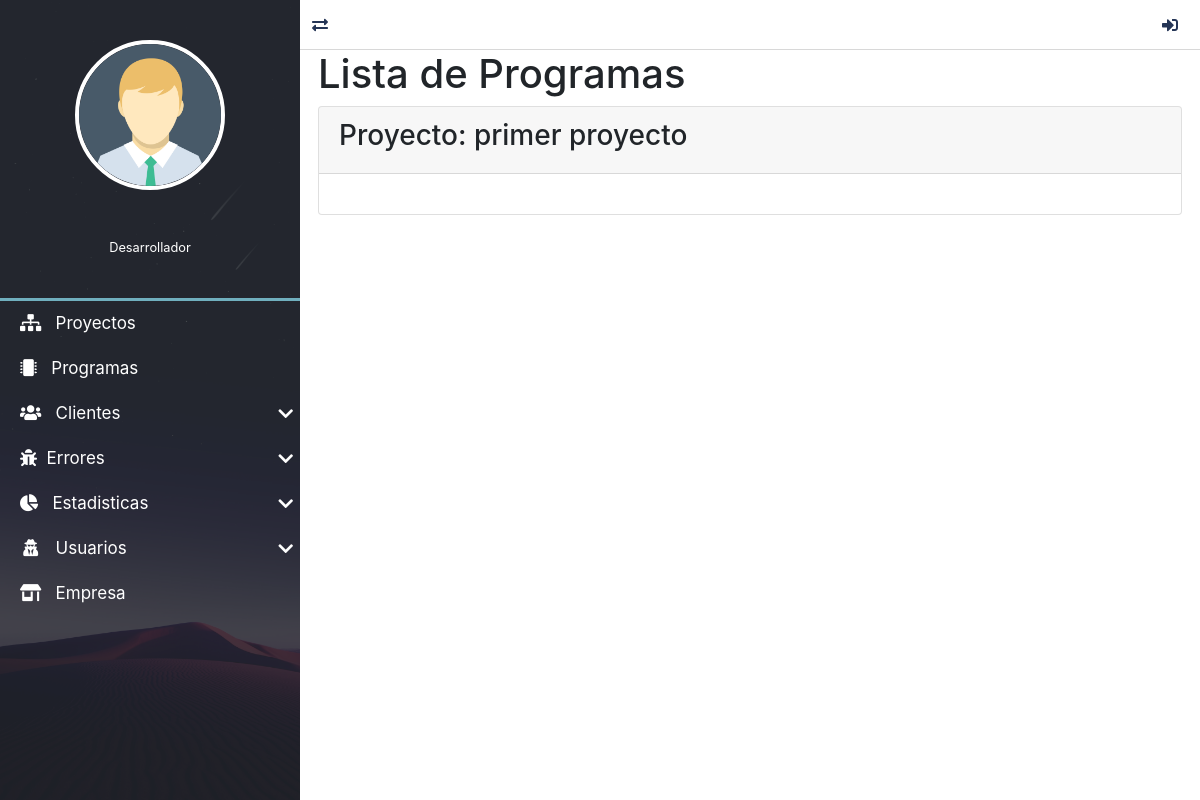
Page /programas/lista/5/1/ on the earlier database version.
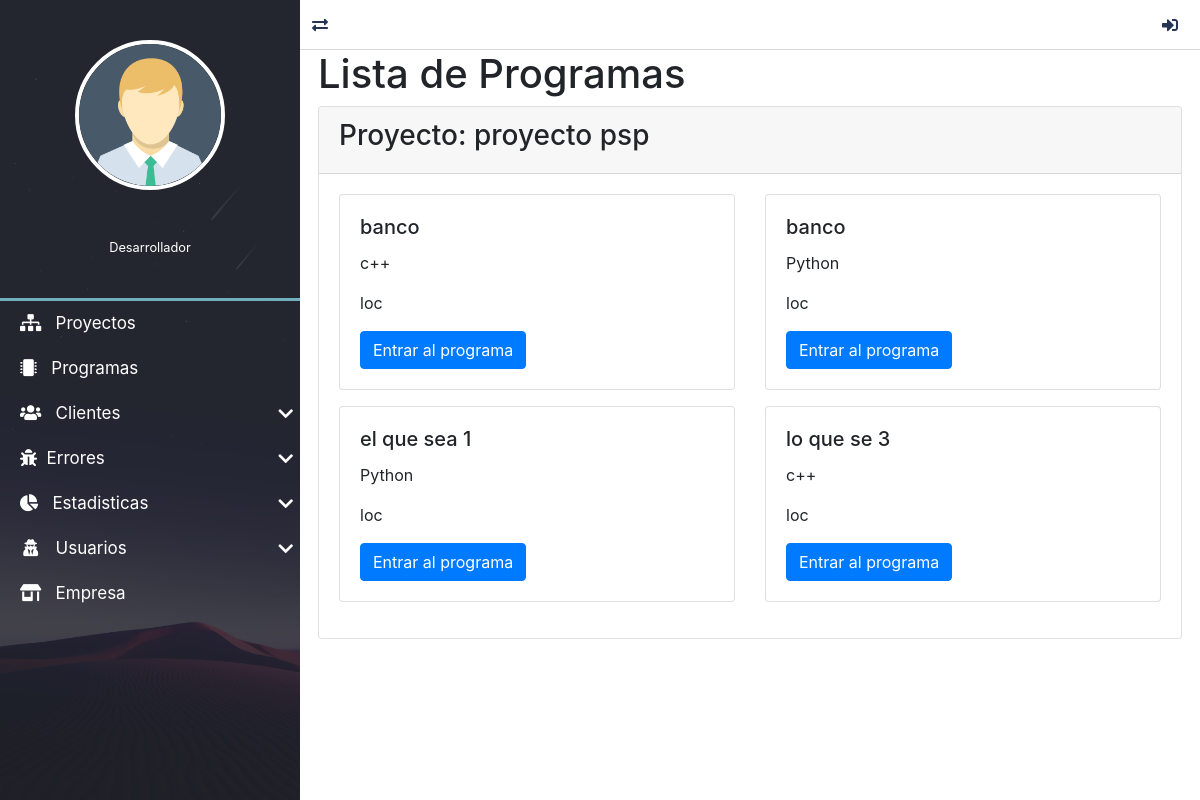
Same page on the later database version.
### proyectos/models.py (models this page shows)
class Proyecto(models.Model):
    nombre=models.CharField(max_length=50, verbose_name="Nombre")
    id_proceso = models.ForeignKey("mainApp.Proceso", verbose_name="Proceso", on_delete=models.CASCADE)
    descripcion=models.TextField(verbose_name="Descripcion")
    fechaInicio=models.DateTimeField(auto_now_add=True, verbose_name="fechaCreacion")
    ultimaActualizacion=models.DateTimeField(auto_now=True, verbose_name="Actualizado")
    class Meta:
        verbose_name ="Proyecto"
        verbose_name_plural ="Proyectos"
    def __str__(self):
        return self.nombre

### programas/models.py (models this page shows, shortened)
class Programa(models.Model):
    id_usuario = models.ForeignKey(settings.AUTH_USER_MODEL, verbose_name="usuario", on_delete=models.CASCADE)
    id_proyecto = models.ForeignKey("proyectos.Proyecto", verbose_name="proyecto", on_delete=models.CASCADE)
    nombre = models.CharField(verbose_name="Nombre", max_length=200)
    descripcion = models.TextField(verbose_name="Descripción")
    id_lenguaje = models.ForeignKey("mainApp.Lenguaje", verbose_name="lenguaje", on_delete=models.CASCADE)
    id_medida = models.ForeignKey("mainApp.Medida", verbose_name="medida", on_delete=models.CASCADE)
    fecha_creacion = models.DateTimeField(auto_now_add=True, verbose_name="Fecha de creación")
    fecha_actualizacion = models.DateTimeField(auto_now=True, verbose_name="Fecha de edición")
    fecha_finalizacion = models.DateTimeField(verbose_name="Fecha de finalización", null=True, blank=True)
    class Meta:
        verbose_name = "Programa"
        verbose_name_plural = "Programas"
        ordering = ['nombre', 'fecha_creacion']

### mainApp/models.py (models this page shows)
class Lenguaje(models.Model):
    nombre = models.CharField(verbose_name="Nombre", max_length=200)
    class Meta:
        verbose_name = "Lenguaje"
        verbose_name_plural = "Lenguajes"
        ordering = ['nombre']
    def __str__(self):
        return self.nombre

class Medida(models.Model):
    acronimo = models.CharField(verbose_name="Acronimo", max_length=20)
    nombre = models.CharField(verbose_name="Nombre", max_length=200)
    descripcion = models.TextField()
    class Meta:
        verbose_name = "Medida"
        verbose_name_plural = "Medidas"
        ordering = ['nombre']
    def __str__(self):
        return self.nombre

### programas/views.py (the view)
# urls.py: path('lista/<int:id_u>/<int:id_p>/', ProgramaListView.as_view(), name='lista_programas_usuario'),
class ProgramaListView(ListView):
    model = Programa
    def get_context_data(self, **kwargs):
        context = super(ProgramaListView, self).get_context_data(**kwargs)
        context["programas"] = Programa.objects.filter(id_usuario=self.kwargs.get('id_u'), id_proyecto=self.kwargs.get('id_p'))
        context["id_p"] = Proyecto.objects.get(id=self.kwargs.get('id_p'))
        context["id_u"] = User.objects.get(id=self.kwargs.get('id_u'))
        return context

### mainApp/context_processors.py (called while the page is built)
def get_programasDeUsuario(request):
    programas= Programa.objects.all()
    return {'lista_programas':programas}

def get_lenguajes(request):
    lenguajes = Lenguaje.objects.all()
    return {'lista_lenguajes':lenguajes}

def get_medidas(request):
    medidas = Medida.objects.all()
    return {'lista_medidas':medidas}

def get_fases(request):
    fases = Fase.objects.all()
    return {'lista_fases':fases}

### proyectos/context_processors.py (called while the page is built)
def get_proyecto(request):
    proyecto= Proyecto.objects.values_list('id','nombre','id_proceso' ,'descripcion', 'fechaInicio')
    return {
        'proyectos':proyecto
    }

### programas/templates/programas/programa_list.html (shortened to what this page needs)
{% extends 'layouts/layout.html' %}
{% block content %}
    <h1>Lista de Programas</h1>
    <div class="card mb-3">
        <div class="card-header">
            <h3>Proyecto: {{id_p}}</h3>
        </div>
        <div class="card-body">
            <div class="row">
                {% for programa in programas %}
                <div class="col-sm-6 mb-3">
                    <div class="card">
                        <div class="card-body">
                            <h5 class="card-title">{{programa.nombre}}</h5>
                            <p class="card-text">{{programa.id_lenguaje}}</p>
                            <p class="card-text">{{programa.id_medida}}</p>
                            <a href="{% url 'detalles_programa' programa.id programa.nombre|slugify %}" class="btn btn-primary">Entrar al programa</a>
                        </div>
                    </div>
                </div>
                {% endfor %}
            </div>
        </div>
    </div>
{% endblock content %}

### mainApp/templates/layouts/layout.html (shortened to what this page needs)
{% load static %}
<!DOCTYPE html>
<html lang="es">
<head>
	<link rel="stylesheet" href="{% static 'dashboar/css/normalize.css' %}">
	<link rel="stylesheet" href="{% static 'dashboar/css/style.css' %}">
	<link rel="stylesheet" href="{% static 'dashboar/css/all.css' %}">
	<link rel="stylesheet" href="{% static 'dashboar/css/sweetalert2.min.css' %}">
	<link rel="stylesheet" href="{% static 'dashboar/css/jquery.mCustomScrollbar.css' %}">
	<link rel="stylesheet" href="https://stackpath.bootstrapcdn.com/bootstrap/4.5.0/css/bootstrap.min.css">
	<link rel="stylesheet" type="text/css" href="{% static 'css/style.css' %}">
</head>
<body>
	<main class="full-box main-container">
		<section class="full-box nav-lateral">
			<div class="full-box nav-lateral-content">
				<figure class="full-box nav-lateral-avatar">
					<img src=" {% static 'dashboar/assets/avatar/Avatar.png' %}" class="img-fluid" alt="Avatar">
					<figcaption class="roboto-medium text-center">
						{{request.user.first_name}} <br>
						{% if request.user.is_staff %}
							<small class="roboto-condensed-light">Administrador</small>
						{% else %}
							<small class="roboto-condensed-light">Desarrollador</small>
						{% endif %}
					</figcaption>
				</figure>
				<div class="full-box nav-lateral-bar"></div>
				<nav class="full-box nav-lateral-menu">
					<ul>
						<li>
							<a href=" {% url 'proyectos' %}"><i class="fas fa-sitemap"></i> &nbsp; Proyectos</a>
						</li>
						<li>
							<a href=" {% url 'programas' %}"><i class="fas fa-microchip"></i> &nbsp; Programas</a>
						</li>
						<li>
							<a href="#" class="nav-btn-submenu"><i class="fas fa-users fa-fw"></i> &nbsp; Clientes <i class="fas fa-chevron-down"></i></a>
						</li>
						<li>
							<a href="#" class="nav-btn-submenu"><i class="fas fa-bug"></i></i> &nbsp;Errores<i class="fas fa-chevron-down"></i></a>
						</li>
						<li>
							<a href="#" class="nav-btn-submenu"><i class="fas fa-chart-pie"></i> &nbsp; Estadisticas <i class="fas fa-chevron-down"></i></a>
						</li>
						<li>
							<a href="#" class="nav-btn-submenu"><i class="fas  fa-user-secret fa-fw"></i> &nbsp; Usuarios <i class="fas fa-chevron-down"></i></a>
						</li>
						<li>
							<a href="company.html"><i class="fas fa-store-alt fa-fw"></i> &nbsp; Empresa</a>
						</li>
					</ul>
				</nav>
			</div>
		</section>
		<section class="full-box page-content">
			<nav class="full-box navbar-info">
				<a href="#" class="float-left show-nav-lateral">
					<i class="fas fa-exchange-alt"></i>
				</a>
				{% if user.email %}
					{% if title != 'Perfil de usuario' %}
						<a href="{% url 'editPerfilUs' %}">
							<i class="fas fa-user-cog"></i>
						</a>
					{% endif %}
					<a href="#" class="btn-exit-system">
						<i class="fas fa-power-off"></i>
					</a>
				{% else %}
					<a href="{% url 'log_in' %}">
						<i class="fas fa-sign-in-alt"></i>
					</a>
				{% endif %}
			</nav>
			 <div class="content-box">
				{% block content %}
				{% endblock content %}
			</div>
		</section>
	</main>
</body>
</html>

### mainApp/static/dashboar/css/style.css (style rules this page uses)
:root { --color-one: #F5F5F5; --color-two: #24292E; --color-three: #70afbe; --form-color: #14111A; --accent-color: #253556; --border-color: #D8D8D8; }
body,html { width: 100vw; height: 100vh; background-color: var(--color-one); color: #333; font-size: 16px; }
.full-box { margin: 0; padding: 0; box-sizing: border-box; width: 100%; }
.main-container { height: 100%; position: absolute; top: 0; left: 0; overflow: hidden; }
.page-content, .nav-lateral { height: 100%; overflow: hidden; }
.page-content { position: relative; padding-left: 300px; transition: all .2s ease-in-out; padding-bottom: 20px; }
.nav-lateral { width: 300px; position: absolute; top: 0; left: 0; z-index: 1; transition: all .2s ease-in-out; background-image: url('../assets/img/nav-font.jpg'); background-position: center center; background-size: cover; }
.nav-lateral-content { max-width: 300px; height: 100%; background-color: rgba(36, 41, 46, .8); }
.nav-lateral-bar { height: 3px; background-color: var(--color-three); }
.nav-lateral-avatar { padding: 40px 0; }
.nav-lateral-avatar img { width: 50%; margin: 0 auto; display: block; border: 4px solid #FFF; border-radius: 100%; }
.nav-lateral-avatar figcaption { margin-top: 20px; color: #FFF; }
.nav-lateral-menu { height: auto; }
.nav-lateral-menu ul { margin: 0; padding: 0; list-style: none; }
.nav-lateral-menu ul li { width: 100%; height: auto; }
.nav-lateral-menu ul li a { display: block; width: 100%; height: 45px; line-height: 45px; text-decoration: none; color: #FFF; font-size: 17px; box-sizing: border-box; padding-left: 20px; transition: all .2s ease-in-out; }
.nav-lateral-menu .fa-chevron-down, .nav-lateral-menu .fa-chevron-up { float: right; height: 45px; line-height: 45px; margin-right: 7px; transition: all .2s ease-in-out; }
.navbar-info { height: 50px; border-bottom: 1px solid var(--border-color); text-align: right; padding-right: 10px; }
.navbar-info a { color: var(--accent-color); height: 50px; min-width: 40px; text-align: center; line-height: 50px; display: inline-block; transition: all .2s ease-out; user-select: none; }
.content-box { margin-left: 2%; margin-right: 2%; }

### mainApp/static/dashboar/css/all.css (style rules this page uses)
.fa, .fas, .far, .fal, .fab { -moz-osx-font-smoothing: grayscale; -webkit-font-smoothing: antialiased; display: inline-block; font-style: normal; font-variant: normal; text-rendering: auto; line-height: 1; }
.fa-fw { text-align: center; width: 1.25em; }
.fa-bug:before { content: "\f188"; }
.fa-chart-pie:before { content: "\f200"; }
.fa-chevron-down:before { content: "\f078"; }
.fa-exchange-alt:before { content: "\f362"; }
.fa-microchip:before { content: "\f2db"; }
.fa-sign-in-alt:before { content: "\f2f6"; }
.fa-sitemap:before { content: "\f0e8"; }
.fa-store-alt:before { content: "\f54f"; }
.fa-user-secret:before { content: "\f21b"; }
.fa-users:before { content: "\f0c0"; }
.fa, .fas { font-family: 'Font Awesome 5 Free'; font-weight: 900; }

### mainApp/static/css/style.css (style rules this page uses)
:root { --fondo: url("../img/fondoLogin.png"); --porsentaje-borde-radius: 5%; --px-borde-radius: 4px; --bac-color: #70afbe; --shadow-box: 0px 4px 18px 3px rgba(0,0,0,0.75);; }
.card { transition: box-shadow 0.5s; }

Differences in the rows shown:
changed Proyecto: nombre "primer proyecto" → "proyecto psp"
added Programa: nombre "banco", id_lenguaje "c++", id_medida "loc"
added Programa: nombre "banco", id_lenguaje "Python", id_medida "loc"
added Programa: nombre "el que sea 1", id_lenguaje "Python", id_medida "loc"
added Programa: nombre "lo que se 3", id_lenguaje "c++", id_medida "loc"
